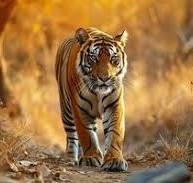
#> input picture image_processing_code/tiger.jpeg, 193 x 183 px, found by its file name
$ python rotations.py
#> lines starting #> are read from the running program, lines starting #| are printed output that depends on the picture
import cv2

# Load image
image = cv2.imread('/home/wot-raj/image_processing_code/tiger.jpeg')
#> image is the input picture: shape (183, 193, 3); mean B, G, R 66.8, 117, 158.8
height, width = image.shape[:2]
#> height = 183; width = 193

# Rotate 90 degrees clockwise
center = (width // 2, height // 2)
#> center = (96, 91)
M = cv2.getRotationMatrix2D(center, -90, 1)
#> M = [[6.12e-17, -1, 187], [1, 6.12e-17, -5]]
rotated_image = cv2.warpAffine(image, M, (width, height))
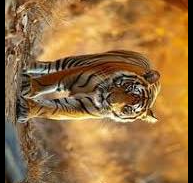
#> rotated_image: shape (183, 193, 3); mean B, G, R 64, 111.9, 151.4

# Horizontal flip
flipped_image = cv2.flip(image, 1)
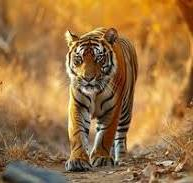
#> flipped_image: shape (183, 193, 3); mean B, G, R 66.8, 117, 158.8

# Display results
cv2.imshow('Rotated Image', rotated_image)
cv2.imshow('Flipped Image', flipped_image)
cv2.waitKey(0)
cv2.destroyAllWindows()
